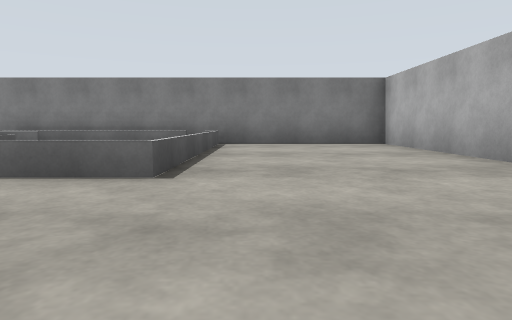
[1] (above)

24 first-person views from a walk through a world built for the Gazebo simulator. The camera is 0.72 m above the floor, tilts 6° down and sees 75° across. The floor is counted in squares, 2 m on a side. Each view is taken from the middle of a square. On the plan, view 1 faces up. The plan holds only what a view shows up to about 9 squares ahead; the rest is blank.

[2]
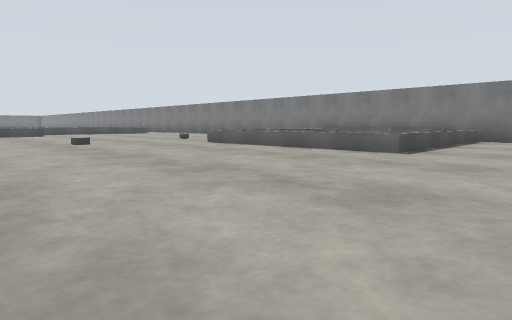

[3]
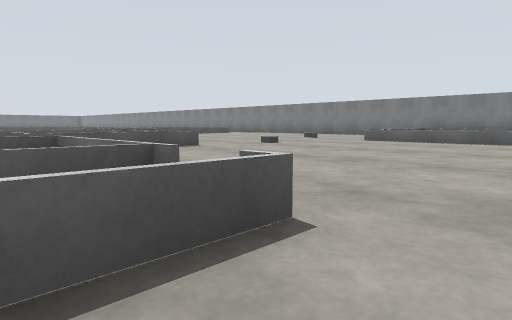

[4]
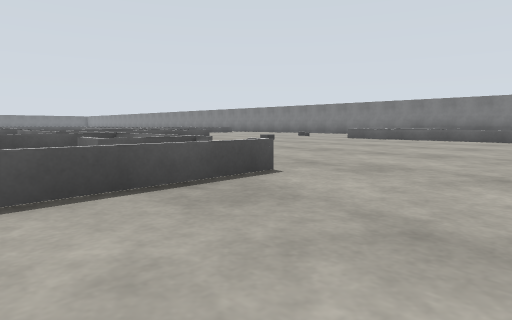

[5]
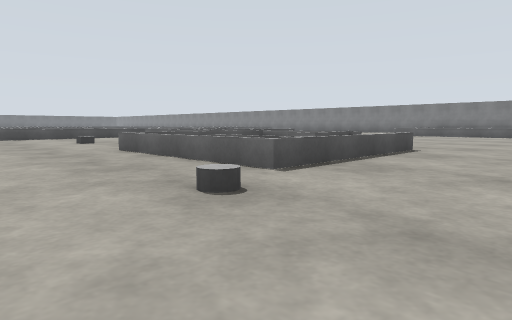

[6]
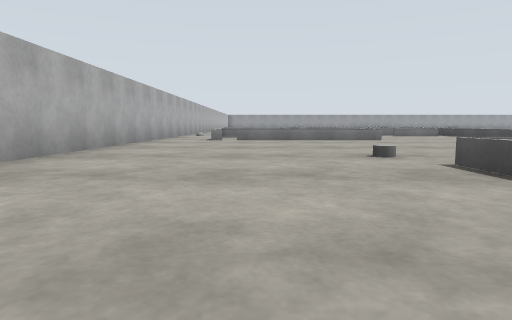

[7]
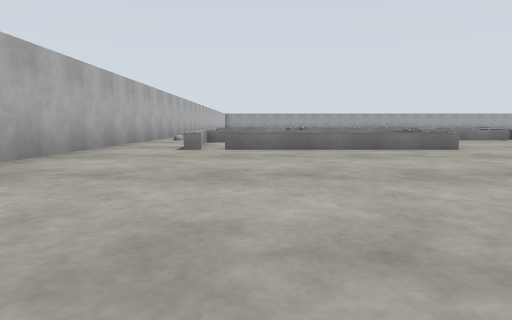

[8]
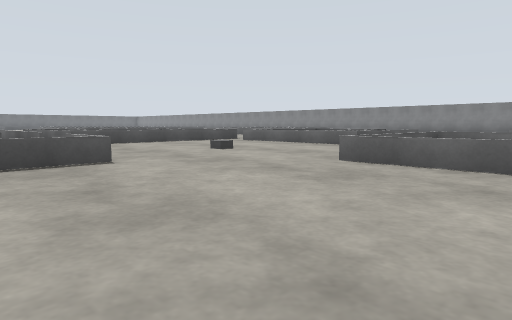

[9]
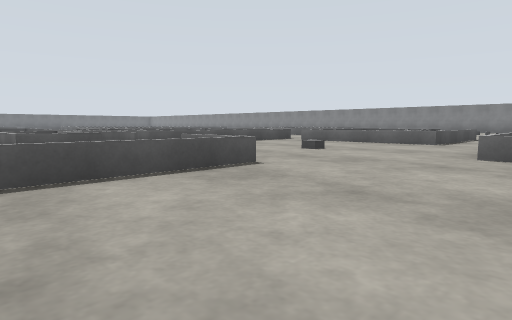

[10]
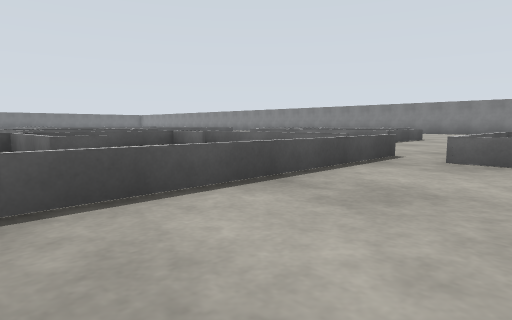

[11]
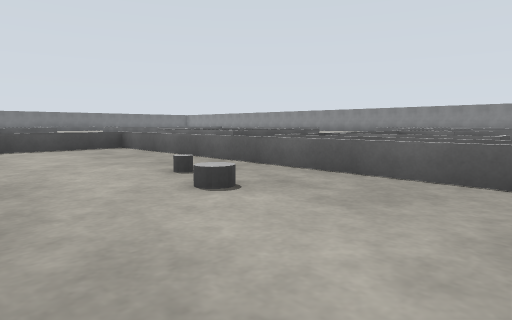

[12]
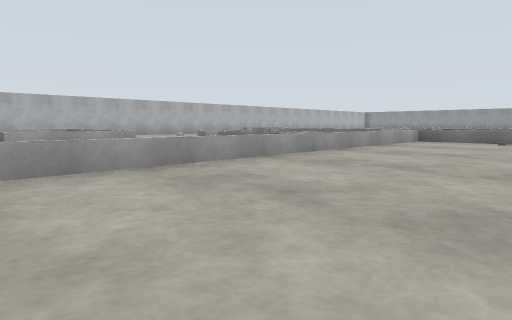

[13]
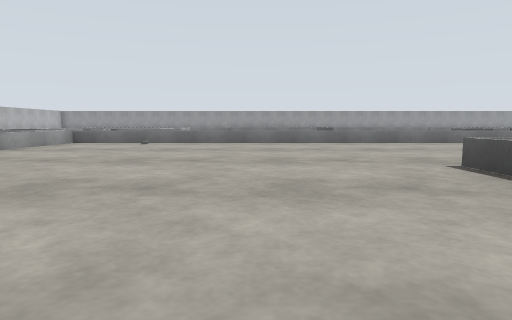

[14]
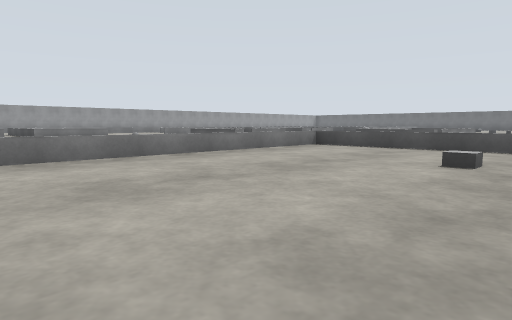

[15]
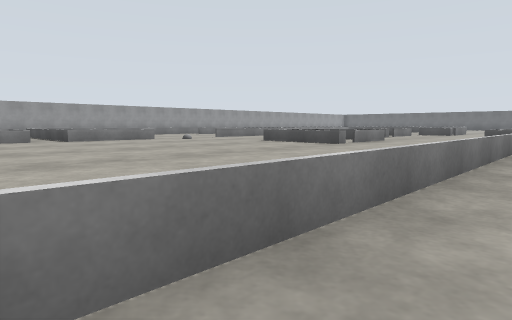

[16]
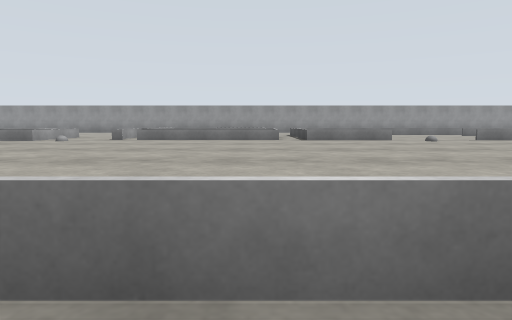

[17]
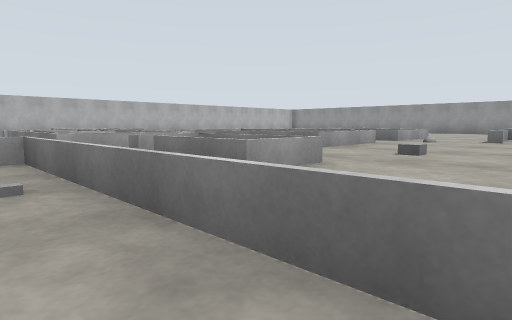

[18]
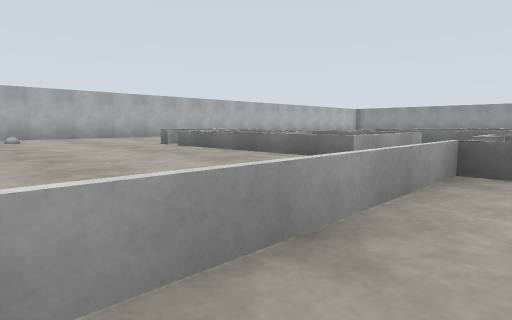

[19]
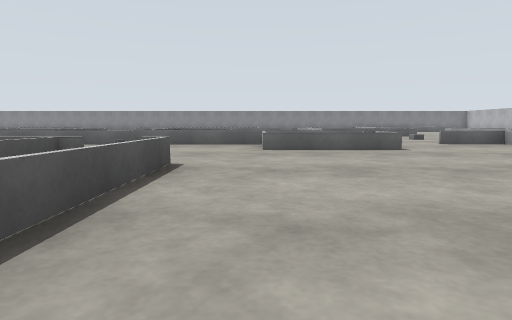

[20]
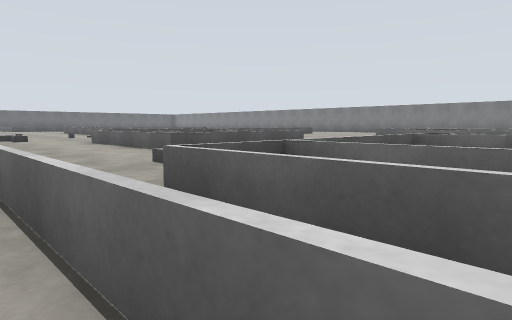

[21]
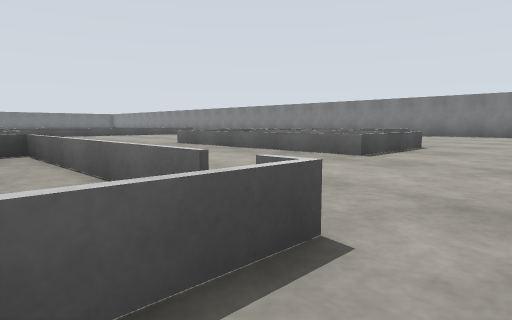

[22]
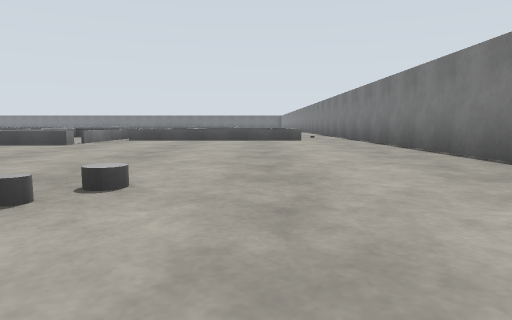

[23]
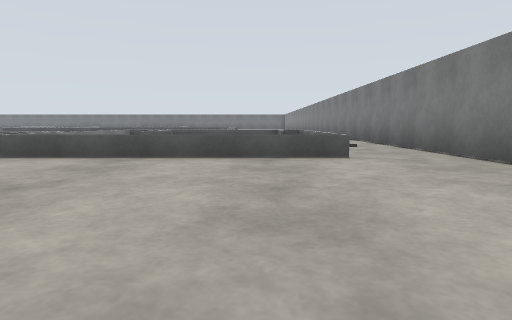

[24]
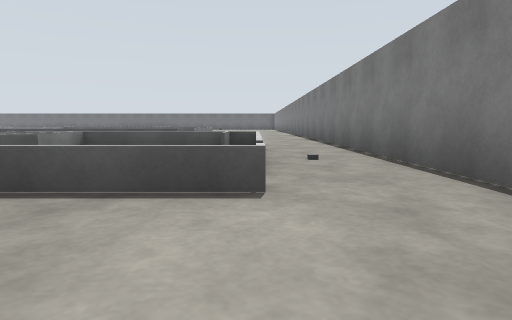

### Floor plan
Key: @ floor where view 1 was taken; # wall or solid block; x gap in a wall; . floor; = window, fence, low wall or low ledge; B grey box; C grey cylinder; O other object.
Columns run from 22 left of view 1 to 3 right of it. Each row starts with its distance up from view 1.
  7   #############  #########
  6    .....O.......  =##=...#
  5    ..=====....... =  =...#
  4      =## =........=  =...#
  3      =#=#=.....C..====...#
  2   =  ===#=...............
  1   =  .=====.............
  0   =    =###=....B.....@.
 -1   =  ..=====............
 -2      ........====.......
 -3           ...= #=......
 -4    ==== .===xx==xx===..
 -5    ==== ==#.=....=#==...
 -6  ..==== =#  =....=#==....
 -7 O..===.B.==#=..B.====....#
 -8  O.......x==x........C...#
 -9       ===...==.==........#
-10       =..C.===..=........#
-11        .........=........#
-12          ==.....=..=====.#
-13          ==.....=..=###=.#
-14           =.....=..=====.#
-15           =.....===#    ##
-16       =.B.......===     #
-17       =.........=......O#
-18  ==   =.......B.=.......#
-19  #=   ================..#
-20  ==...........========#
-21   .===........==========
-22    ===........B====   =
-23    ===.........=###=
-24      ..........=====
-25      ...........
-26     =..==x====O====
-27          ==  =.==
-28          =   =.=
-29          =

Where each view was taken, in squares from view 1:
view 1: 0 up, 0 right, facing up
view 2: 2 down, 1 right, facing up-left
view 3: 5 down, 1 left, facing up-left
view 4: 6 down, 0 right, facing up-left
view 5: 9 down, 0 right, facing up-left
view 6: 4 down, 0 right, facing down
view 7: 7 down, 0 right, facing down
view 8: 10 down, 3 left, facing up-left
view 9: 11 down, 4 left, facing up-left
view 10: 8 down, 8 left, facing up-left
view 11: 11 down, 11 left, facing up-left
view 12: 11 down, 9 left, facing down-right
view 13: 12 down, 10 left, facing down
view 14: 15 down, 11 left, facing down-left
view 15: 18 down, 11 left, facing down-left
view 16: 18 down, 12 left, facing down
view 17: 18 down, 10 left, facing down-right
view 18: 16 down, 7 left, facing down-right
view 19: 15 down, 11 left, facing up
view 20: 9 down, 12 left, facing up-left
view 21: 5 down, 9 left, facing up-left
view 22: 4 up, 5 left, facing left
view 23: 4 up, 9 left, facing left
view 24: 5 up, 11 left, facing left
